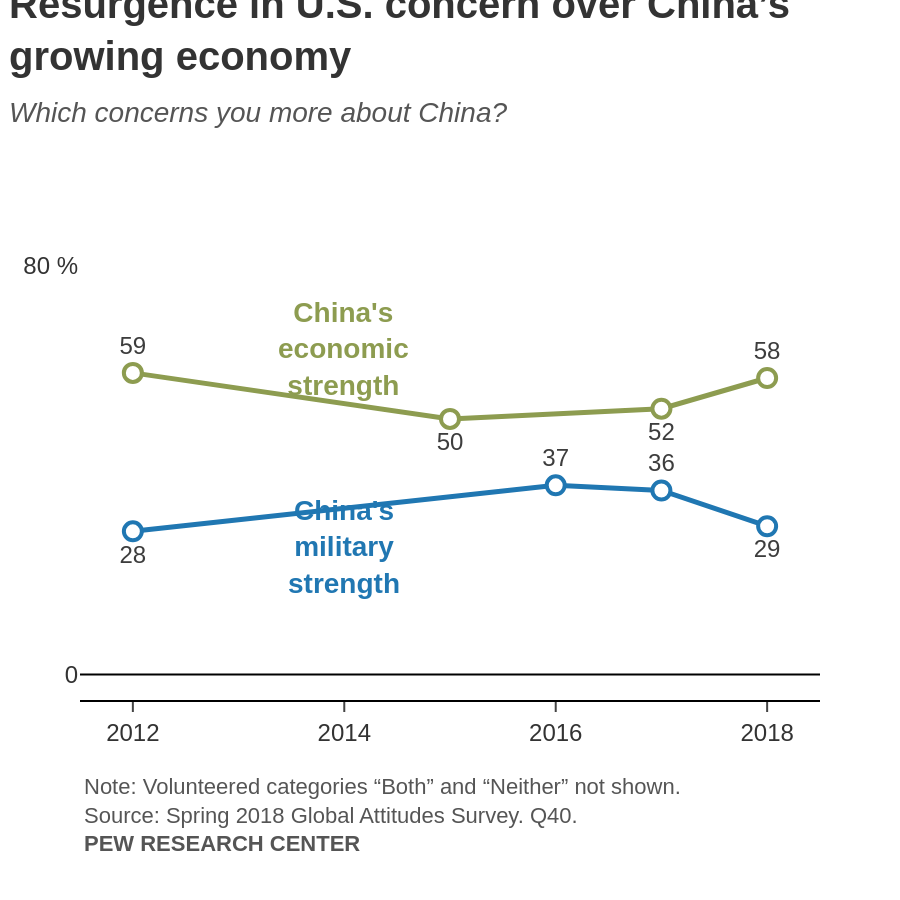

The script that drew this image:
import sys
import json
import pathlib
import plotly.graph_objects as go

# --- 1. Load data from JSON file ---
if len(sys.argv) != 2:
    print("Usage: python create_chart.py <json_file_path>")
    sys.exit(1)

json_path = sys.argv[1]
with open(json_path, 'r', encoding='utf-8') as f:
    chart_data = json.load(f)

# --- 2. Extract data and texts ---
data_series = chart_data['chart_data']
texts = chart_data['texts']
colors = chart_data['colors']
json_annotations = chart_data['annotations']

# --- 3. Create the figure ---
fig = go.Figure()

# --- 4. Add data traces ---
for i, series in enumerate(data_series):
    color = colors[i]
    fig.add_trace(go.Scatter(
        x=series['x'],
        y=series['y'],
        mode='lines+markers+text',
        name=series['name'],
        line=dict(color=color, width=2.5),
        marker=dict(
            color='white',
            size=9,
            line=dict(color=color, width=2)
        ),
        text=series['text'],
        textposition=series['textposition'],
        textfont=dict(
            family="Arial",
            size=12,
            color="#3D3D3D"
        ),
        hoverinfo='none',
        showlegend=False
    ))

# --- 5. Configure layout, axes, and titles ---
title_text = f"{texts['title']}<br><span style='font-size: 14px; color:#555555; font-weight:normal;'>{texts['subtitle']}</span>"

source_text = f"{texts['source_and_note']}<br>{texts['logo']}"

# --- 6. Prepare annotations ---
layout_annotations = []

# Add series label annotations from JSON
for i, ann in enumerate(json_annotations):
    layout_annotations.append(
        go.layout.Annotation(
            text=ann['text'],
            x=ann['x'],
            y=ann['y'],
            xref="x",
            yref="y",
            showarrow=False,
            font=dict(
                family="Arial",
                size=14,
                color=colors[i]
            ),
            align=ann['align']
        )
    )

# Add source annotation
layout_annotations.append(
    go.layout.Annotation(
        text=source_text,
        xref="paper", yref="paper",
        x=0, y=-0.15,
        xanchor="left", yanchor="top",
        align="left",
        showarrow=False,
        font=dict(family="Arial", size=11, color="#555555")
    )
)

# --- 7. Update layout ---
fig.update_layout(
    plot_bgcolor='white',
    paper_bgcolor='white',
    showlegend=False,
    font=dict(family="Arial", color="#333333"),
    title=dict(
        text=title_text,
        x=0.01,
        y=0.98,
        xanchor='left',
        yanchor='top',
        font=dict(size=20)
    ),
    xaxis=dict(
        range=[2011.5, 2018.5],
        tickvals=[2012, 2014, 2016, 2018],
        showgrid=False,
        showline=True,
        linecolor='black',
        linewidth=1,
        ticks='outside',
        tickfont=dict(size=12)
    ),
    yaxis=dict(
        range=[-5, 85],
        tickvals=[0, 80],
        ticktext=['0', '80 %'],
        showgrid=False,
        showline=False,
        zeroline=True,
        zerolinecolor='black',
        zerolinewidth=1,
        tickfont=dict(size=12)
    ),
    margin=dict(l=40, r=40, t=120, b=100),
    annotations=layout_annotations
)

# --- 8. Save the chart as a PNG image ---
base_filename = pathlib.Path(json_path).stem
output_filename = f"{base_filename}.png"
fig.write_image(output_filename, scale=2, width=450, height=450)

print(f"Chart saved to {output_filename}")
